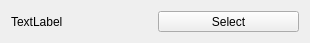
<?xml version="1.0" encoding="UTF-8"?>
<ui version="4.0">
 <class>ParametrSelector</class>
 <widget class="QWidget" name="ParametrSelector">
  <property name="geometry">
   <rect>
    <x>0</x>
    <y>0</y>
    <width>310</width>
    <height>43</height>
   </rect>
  </property>
  <property name="sizePolicy">
   <sizepolicy hsizetype="Maximum" vsizetype="Minimum">
    <horstretch>0</horstretch>
    <verstretch>0</verstretch>
   </sizepolicy>
  </property>
  <property name="minimumSize">
   <size>
    <width>310</width>
    <height>43</height>
   </size>
  </property>
  <property name="windowTitle">
   <string>Form</string>
  </property>
  <layout class="QHBoxLayout" name="horizontalLayout">
   <item>
    <widget class="QLabel" name="label">
     <property name="text">
      <string>TextLabel</string>
     </property>
    </widget>
   </item>
   <item>
    <widget class="QPushButton" name="selectButton">
     <property name="text">
      <string>Select</string>
     </property>
     <property name="autoDefault">
      <bool>false</bool>
     </property>
     <property name="default">
      <bool>false</bool>
     </property>
     <property name="flat">
      <bool>false</bool>
     </property>
    </widget>
   </item>
  </layout>
 </widget>
 <resources/>
 <connections/>
</ui>
